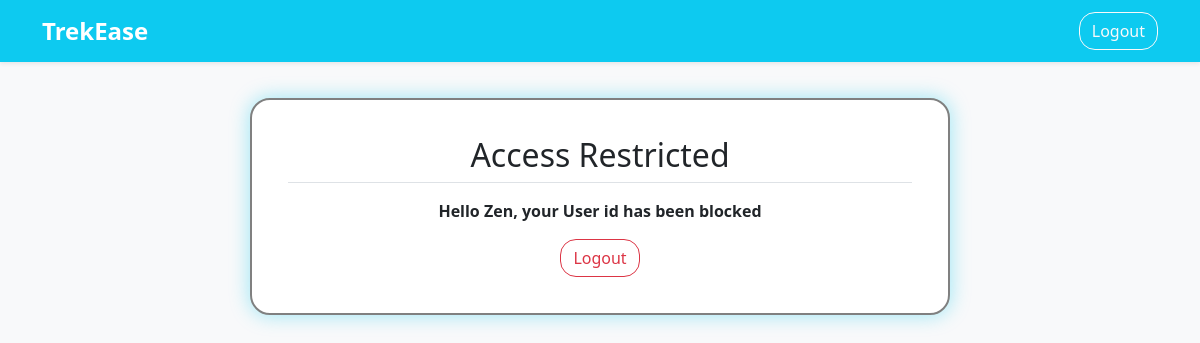
/user_dashboard/4, run on an earlier commit of the app's database.
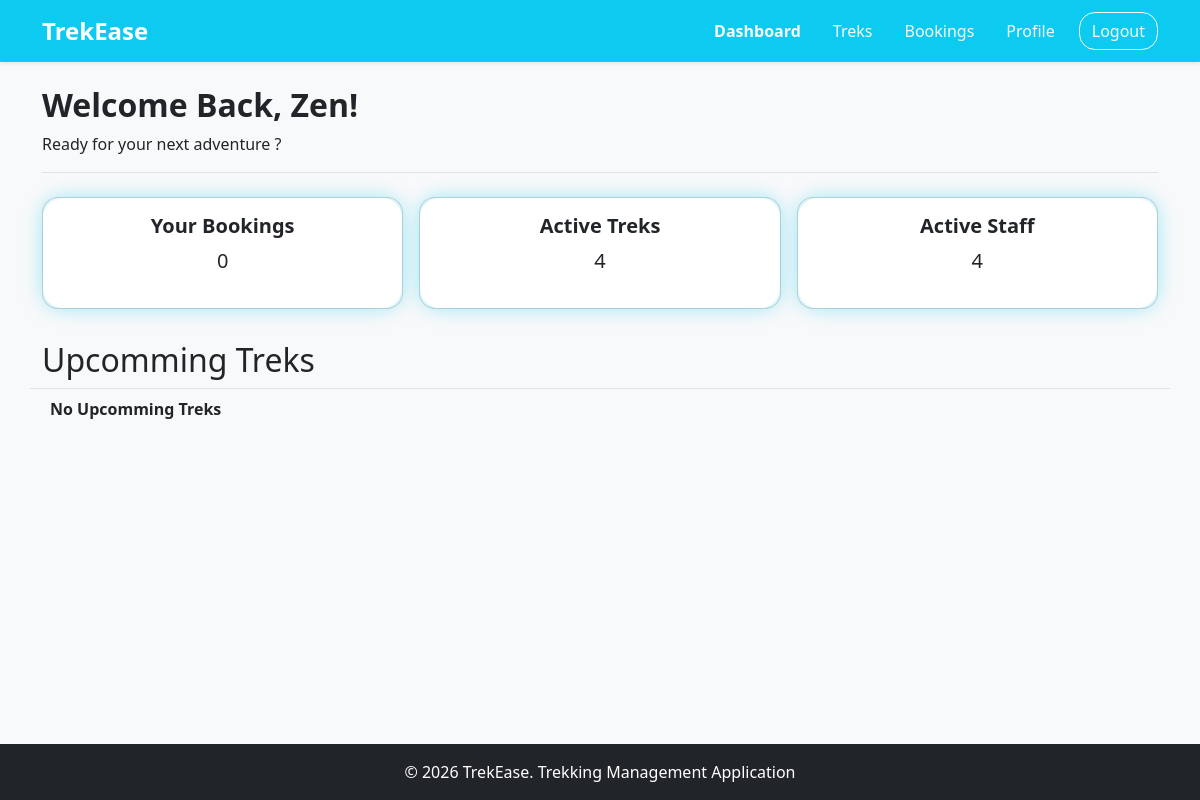
And on a later commit of the database.
### application/models.py (models this page shows)
class User(db.Model):
    __tablename__ = "user"
    id = db.Column(db.Integer(), primary_key=True)
    username = db.Column(db.String(30), unique=True, nullable=False)
    name = db.Column(db.String(30), nullable=False)
    email = db.Column(db.String(80), unique=True, nullable=False)
    password = db.Column(db.String, nullable=False)
    phone_no = db.Column(db.String(10), unique=True)
    status = db.Column(db.String, default="Active")
    role = db.Column(db.String, default="user", nullable=True)
    created_at = db.Column(db.Date, default=date.today)
    bookings = db.relationship("Booking", backref="user")
    assigned_trek = db.relationship("Trek", backref="staff")

### application/controllers.py (the view)
@app.route("/user_dashboard/<int:user_id>")
def user_dashboard(user_id):
    user = User.query.get(user_id)
    bookings_count = Booking.query.filter_by(user_id=user_id).count()
    treks_count = Trek.query.filter_by(status='Open').count()
    staff_count = User.query.filter(User.role=='staff', User.status=='Active').count()
    return render_template("/user/user_dashboard.html", user=user, bookings_count=bookings_count,
                           treks_count=treks_count, staff_count=staff_count)

### templates/user/user_dashboard.html (shortened to what the changed rows need)
<!DOCTYPE html>
<html lang="en">
<head>
    <link href="https://cdn.jsdelivr.net/npm/bootstrap@5.3.2/dist/css/bootstrap.min.css" rel="stylesheet">
    <link rel="stylesheet" href="/static/style.css">
</head>
{% if user.status == "Blacklisted" %}
<body class="d-flex flex-column min-vh-100 bg-light">
    <nav class="navbar navbar-expand-lg navbar-dark bg-info shadow-sm">
        <div class="container">
            <div class="navbar-brand ">
                <a class="navbar-brand fw-bold fs-4" href="#">TrekEase</a>
            </div>
            <ul class="nav align-items-center">
                <li class="nav-item ms-2">
                    <a href="/" class="btn btn-outline-light rounded-4">Logout</a>
                </li>
            </ul>
        </div>
    </nav>
    <div class="container text-center" id="pending-message">
        <h2 class="mb-3 border-bottom pb-2">Access Restricted</h2>
        <p class=" fs-6 fw-semibold ">Hello {{user.name}}, your User id has been blocked</p>
        <a href="/" class="btn btn-outline-danger rounded-4">Logout</a>
    </div>
</body>
{% else %}
<body class="d-flex flex-column min-vh-100 bg-light">
    <nav class="navbar navbar-expand-lg navbar-dark bg-info shadow-sm">
        <div class="container">
            <div class="navbar-brand ">
                <a class="navbar-brand fw-bold fs-4" href="#">TrekEase</a>
            </div>
            <ul class="nav align-items-center">
                <li class="nav-item"><a class="nav-link active link-light fw-bold" href="#">Dashboard</a></li>
                <li class="nav-item"><a class="nav-link link-light" href="/user_treks/{{user.id}}">Treks</a></li>
                <li class="nav-item"><a class="nav-link link-light" href="/my_bookings/{{user.id}}">Bookings</a></li>
                <li class="nav-item"><a class="nav-link link-light" href="/profile/{{user.id}}">Profile</a></li>
                <li class="nav-item ms-2">
                    <a href="/" class="btn btn-outline-light rounded-4">Logout</a>
                </li>
            </ul>
        </div>
    </nav>
    <br>
    <div class="container">
        <div class="border-bottom">
            <h2 class="fw-semibold text-dark">Welcome Back, {{user.name}}!</h2>
            <p class="fs-6 text-mute ">Ready for your next adventure ?</p>
        </div>
        <div class="row my-2 g-3 text-center">
            <div class="col-4">
                <div class="card rounded-4">
                    <div class="card-body" id="border-blue">
                        <h5 class="card-title fw-bold">Your Bookings</h5>
                        <p class="fs-5">{{bookings_count}}</p>
                    </div>
                </div>
            </div>
            <div class="col-4">
                <div class="card h-100 rounded-4 ">
                    <div class="card-body" id="border-blue">
                        <h5 class="card-title fw-bold">Active Treks</h5>
                        <p class="fs-5">{{treks_count}}</p>
                    </div>
                </div>
            </div>
            <div class="col-4">
                <div class="card rounded-4">
                    <div class="card-body" id="border-blue">
                        <h5 class="card-title fw-bold">Active Staff</h5>
                        <p class="fs-5">{{staff_count}}</p>
                    </div>
                </div>
            </div>
        </div>
    </div>
    <div class="container flex-grow-1 my-3">
        <div class="row">
            <div class="mt-2 border-bottom">
                <h2>Upcomming Treks</h2>
            </div>
            {% for book in user.bookings %}
            {% if book.status == 'Booked' and book.trek.status == 'Open' %}
            <br>
            <div class="col-md-3 col-sm-6 py-2">
                <div class="card h-100 rounded-4 overflow-hidden " id="border-blue">
                    <img src="{{book.trek.image}}" class="card-img-top object-fit-cover" style="height: 250px;"
                        alt="Kedarkantha Trek">
                    <div class="card-body d-flex flex-column justify-content-between text-center">
                        <p class="card-text fw-semibold">{{book.trek.trek_name}}<br><span
                                class="text-muted small">{{book.trek.location}} | {{book.trek.status}}</span><br>
                            <span class="text-muted small">{{book.trek.start_date.strftime("%d %B %Y")}} -
                                {{book.trek.end_date.strftime("%d %B %Y")}}</span>
                        </p>
                    </div>
                </div>
            </div>
            {% endif %}
            {% else %}
            <div class="mt-2">
                <p class="mx-2 fw-semibold text-mute">No Upcomming Treks</p>
            </div>
            {% endfor %}
        </div>
    </div>
    <footer class="bg-dark text-white py-3 text-center mt-auto">
        <div class="container">
            <span>&copy; 2026 TrekEase. Trekking Management Application</span>
        </div>
    </footer>
</body>
{% endif %}
</body>
</html>

What changed in the data, as far as the page shows it:
changed User "Zen": status "Blacklisted" → "Active" (drawn)
Also different on the page:
{{ bookings_count }}: (not shown) → "0"
{{ treks_count }}: (not shown) → "4"
{{ staff_count }}: (not shown) → "4"
text no longer shown: "Access Restricted Hello , your User id has been blocked"
text now shown: "Dashboard Treks Bookings Profile Welcome Back, ! Ready for your next adventure ? Your Bookings Active Treks Active Staff Upcomming Treks No Upcomming Treks © 2026 TrekEase. Trekking Management Application"
